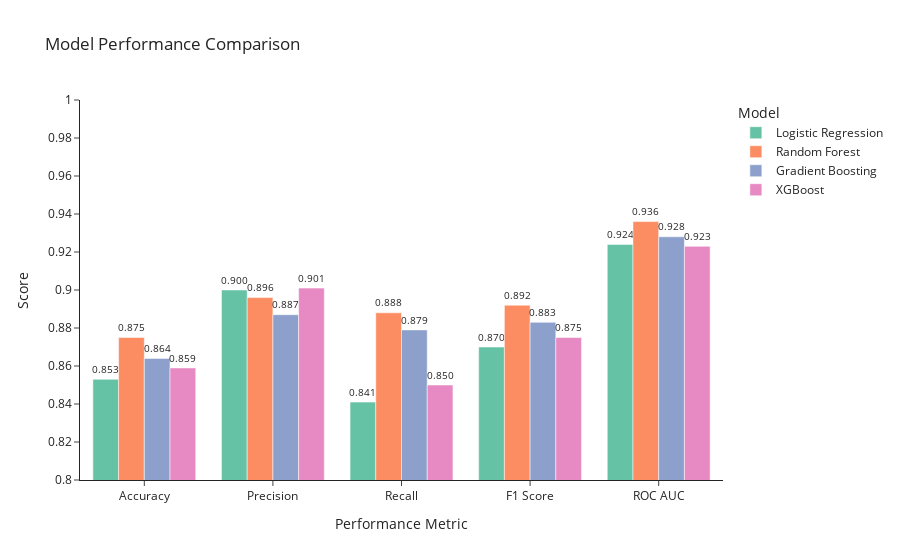

Write notebook code for a chart like this one.
### Markdown cell above
1. Logistic Regression:
This model achieved an accuracy of 85.3% and ROC AUC of 0.924, with 90 true positives and 67 true negatives. It had slightly more false negatives (17) than false positives (10), indicating it missed some heart failure cases.

2. Random Forest:
With the highest ROC AUC of 0.936 and accuracy of 87.5%, Random Forest correctly identified 95 heart failure cases and only misclassified 12. It shows strong performance overall with fewer false negatives than Logistic Regression.

3. Gradient Boosting:
Gradient Boosting delivered balanced metrics (accuracy 86.4%, ROC AUC 0.928), identifying 94 true positives and 65 true negatives. It made 13 false negatives and 12 false positives, performing well though slightly behind Random Forest.

4. XGBoost:
XGBoost achieved 85.9% accuracy and 0.923 ROC AUC, with strong precision (0.901) and a good balance of errors. It correctly predicted 91 heart failure cases, with 16 missed (false negatives), performing comparably to Logistic Regression.

### Code cell
import plotly.express as px
import pandas as pd

# Step 1: Define performance metrics for each model
data = {
    "Model": ["Logistic Regression"] * 5 + ["Random Forest"] * 5 + ["Gradient Boosting"] * 5 + ["XGBoost"] * 5,
    "Metric": ["Accuracy", "Precision", "Recall", "F1 Score", "ROC AUC"] * 4,
    "Score": [
        0.853, 0.900, 0.841, 0.870, 0.924,   # Logistic Regression
        0.875, 0.896, 0.888, 0.892, 0.936,   # Random Forest
        0.864, 0.887, 0.879, 0.883, 0.928,   # Gradient Boosting
        0.859, 0.901, 0.850, 0.875, 0.923    # XGBoost
    ]
}

df = pd.DataFrame(data)

# Step 2: Create grouped bar plot
fig = px.bar(
    df,
    x="Metric",
    y="Score",
    color="Model",
    barmode="group",
    text="Score",
    title="Model Performance Comparison",
    color_discrete_sequence=px.colors.qualitative.Set2
)

# Step 3: Customize layout
fig.update_traces(texttemplate='%{text:.3f}', textposition='outside')
fig.update_layout(
    yaxis=dict(range=[0.8, 1.0], title="Score"),
    xaxis=dict(title="Performance Metric"),
    legend_title="Model",
    template="simple_white"
)

fig.show()

### Figure 1 — Plotly figure (JSON) as saved in the notebook; plotly's stock layout.template omitted (floating-point values rounded to 4 significant figures)
{"data": [{"alignmentgroup": "True", "hovertemplate": "Model=Logistic Regression<br>Metric=%{x}<br>Score=%{text}<extra></extra>", "legendgroup": "Logistic Regression", "marker": {"color": "rgb(102,194,165)", "pattern": {"shape": ""}}, "name": "Logistic Regression", "offsetgroup": "Logistic Regression", "orientation": "v", "showlegend": true, "text": [0.853, 0.9, 0.841, 0.87, 0.924], "textposition": "outside", "texttemplate": "%{text:.3f}", "type": "bar", "x": ["Accuracy", "Precision", "Recall", "F1 Score", "ROC AUC"], "xaxis": "x", "y": [0.853, 0.9, 0.841, 0.87, 0.924], "yaxis": "y"}, {"alignmentgroup": "True", "hovertemplate": "Model=Random Forest<br>Metric=%{x}<br>Score=%{text}<extra></extra>", "legendgroup": "Random Forest", "marker": {"color": "rgb(252,141,98)", "pattern": {"shape": ""}}, "name": "Random Forest", "offsetgroup": "Random Forest", "orientation": "v", "showlegend": true, "text": [0.875, 0.896, 0.888, 0.892, 0.936], "textposition": "outside", "texttemplate": "%{text:.3f}", "type": "bar", "x": ["Accuracy", "Precision", "Recall", "F1 Score", "ROC AUC"], "xaxis": "x", "y": [0.875, 0.896, 0.888, 0.892, 0.936], "yaxis": "y"}, {"alignmentgroup": "True", "hovertemplate": "Model=Gradient Boosting<br>Metric=%{x}<br>Score=%{text}<extra></extra>", "legendgroup": "Gradient Boosting", "marker": {"color": "rgb(141,160,203)", "pattern": {"shape": ""}}, "name": "Gradient Boosting", "offsetgroup": "Gradient Boosting", "orientation": "v", "showlegend": true, "text": [0.864, 0.887, 0.879, 0.883, 0.928], "textposition": "outside", "texttemplate": "%{text:.3f}", "type": "bar", "x": ["Accuracy", "Precision", "Recall", "F1 Score", "ROC AUC"], "xaxis": "x", "y": [0.864, 0.887, 0.879, 0.883, 0.928], "yaxis": "y"}, {"alignmentgroup": "True", "hovertemplate": "Model=XGBoost<br>Metric=%{x}<br>Score=%{text}<extra></extra>", "legendgroup": "XGBoost", "marker": {"color": "rgb(231,138,195)", "pattern": {"shape": ""}}, "name": "XGBoost", "offsetgroup": "XGBoost", "orientation": "v", "showlegend": true, "text": [0.859, 0.901, 0.85, 0.875, 0.923], "textposition": "outside", "texttemplate": "%{text:.3f}", "type": "bar", "x": ["Accuracy", "Precision", "Recall", "F1 Score", "ROC AUC"], "xaxis": "x", "y": [0.859, 0.901, 0.85, 0.875, 0.923], "yaxis": "y"}], "layout": {"barmode": "group", "legend": {"title": {"text": "Model"}, "tracegroupgap": 0}, "title": {"text": "Model Performance Comparison"}, "xaxis": {"anchor": "y", "domain": [0, 1], "title": {"text": "Performance Metric"}}, "yaxis": {"anchor": "x", "domain": [0, 1], "range": [0.8, 1], "title": {"text": "Score"}}}}
